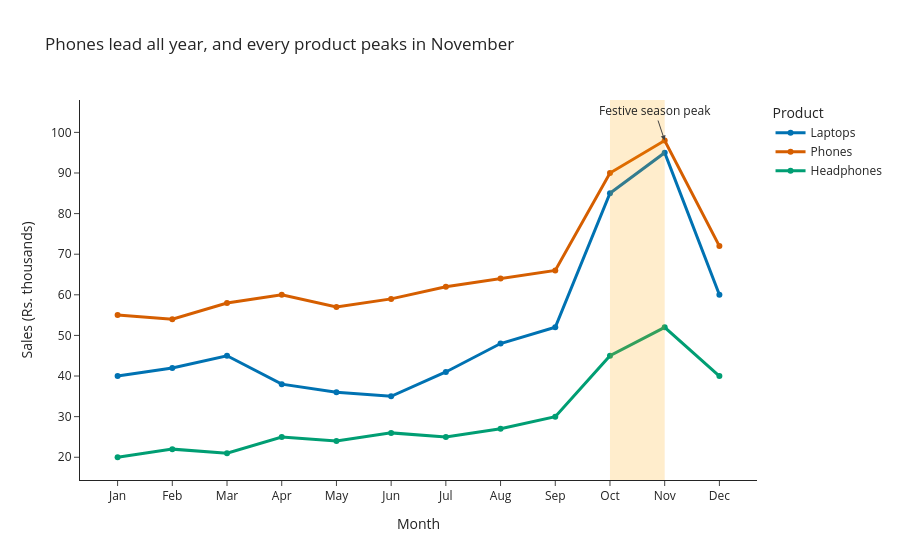

Notebook code cell kept with this figure:
### Markdown cell above
Colouring all background bars in a neutral light grey while making the peak bar crimson creates a strong visual pop through colour contrast, instantly drawing the human eye to the maximum value first.

### Code cell
#Part E: Customizing a Plotly Chart
#Task 6: Interactive version

# Convert to long format
long = sales.melt(id_vars="Month", var_name="Product", value_name="Sales")

fig = px.line(
    long, 
    x="Month", 
    y="Sales", 
    color="Product", 
    markers=True,
    color_discrete_map=colors, 
    template="simple_white",
    title="Phones lead all year, and every product peaks in November"
)

# Thicker lines & custom hover text
fig.update_traces(line_width=3, hovertemplate="%{x}: Rs. %{y}k")

# Update Y-axis title
fig.update_layout(yaxis_title="Sales (Rs. thousands)")

# Add Peak Annotation
fig.add_annotation(
    x="Nov", 
    y=98, 
    text="Festive season peak", 
    showarrow=True, 
    arrowhead=2
)

# Shade October to November region
fig.add_vrect(
    x0="Oct", 
    x1="Nov", 
    fillcolor="orange", 
    opacity=0.2, 
    line_width=0
)


fig.show()

### Figure 1 — Plotly figure (JSON) as saved in the notebook; plotly's stock layout.template omitted (floating-point values rounded to 4 significant figures)
{"data": [{"hovertemplate": "%{x}: Rs. %{y}k", "legendgroup": "Laptops", "line": {"color": "#0072B2", "dash": "solid", "width": 3}, "marker": {"symbol": "circle"}, "mode": "lines+markers", "name": "Laptops", "orientation": "v", "showlegend": true, "type": "scatter", "x": ["Jan", "Feb", "Mar", "Apr", "May", "Jun", "Jul", "Aug", "Sep", "Oct", "Nov", "Dec"], "xaxis": "x", "y": [40, 42, 45, 38, 36, 35, 41, 48, 52, 85, 95, 60], "yaxis": "y"}, {"hovertemplate": "%{x}: Rs. %{y}k", "legendgroup": "Phones", "line": {"color": "#D55E00", "dash": "solid", "width": 3}, "marker": {"symbol": "circle"}, "mode": "lines+markers", "name": "Phones", "orientation": "v", "showlegend": true, "type": "scatter", "x": ["Jan", "Feb", "Mar", "Apr", "May", "Jun", "Jul", "Aug", "Sep", "Oct", "Nov", "Dec"], "xaxis": "x", "y": [55, 54, 58, 60, 57, 59, 62, 64, 66, 90, 98, 72], "yaxis": "y"}, {"hovertemplate": "%{x}: Rs. %{y}k", "legendgroup": "Headphones", "line": {"color": "#009E73", "dash": "solid", "width": 3}, "marker": {"symbol": "circle"}, "mode": "lines+markers", "name": "Headphones", "orientation": "v", "showlegend": true, "type": "scatter", "x": ["Jan", "Feb", "Mar", "Apr", "May", "Jun", "Jul", "Aug", "Sep", "Oct", "Nov", "Dec"], "xaxis": "x", "y": [20, 22, 21, 25, 24, 26, 25, 27, 30, 45, 52, 40], "yaxis": "y"}], "layout": {"annotations": [{"arrowhead": 2, "showarrow": true, "text": "Festive season peak", "x": "Nov", "y": 98}], "legend": {"title": {"text": "Product"}, "tracegroupgap": 0}, "shapes": [{"fillcolor": "orange", "line": {"width": 0}, "opacity": 0.2, "type": "rect", "x0": "Oct", "x1": "Nov", "xref": "x", "y0": 0, "y1": 1, "yref": "y domain"}], "title": {"text": "Phones lead all year, and every product peaks in November"}, "xaxis": {"anchor": "y", "domain": [0, 1], "title": {"text": "Month"}}, "yaxis": {"anchor": "x", "domain": [0, 1], "title": {"text": "Sales (Rs. thousands)"}}}}
